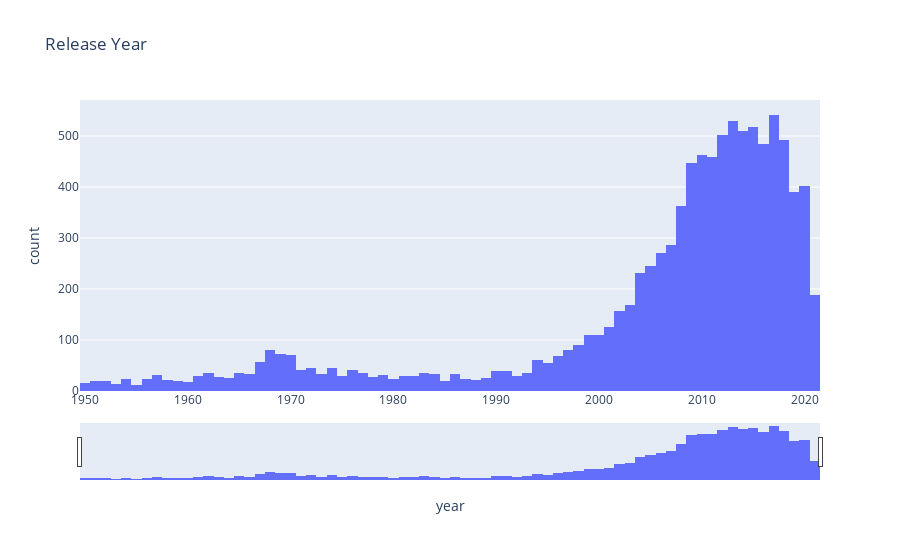

Write notebook code for a chart like this one.
### Markdown cell above
### Hist Plot Drama Releases Per Decade


  As one can see from the graph above, there is a big jump in the number of Drama movies released
after the 2000s.

   That can be explained by the fact that the data was manipulated and some famous productions 
were taken out.

   Additionally, in recent decades there were possibly more incentives and resources for independent 
filmmakers to come up with their film productions. That injected thousands of movie productions 
per year, in the industry.

   The advance of technology had a lot to do with that: people's own mobile phones became cameras, 
making it a lot more accessible for anyone to come up with a movie.

   The graph below also explains the analysis.

### Code cell
#interactive slides that shows number of movies release by year
# developing a histogram in plotly express
fig = px.histogram(data_frame = drama_movies,    # dataset
                   x          = "year",         # variable to visualize
                   title      = "Release Year") # title for the visual


# creating bins to simplify the data
counts, bins = np.histogram(movies.year, bins=range(0, 60, 5))
bins = 0.5 * (bins[:-1] + bins[1:])


# adding a slider
fig.update_xaxes(rangeslider_visible=True)


# displaying the plot
fig.show()

### Figure 1 — Plotly figure (JSON) as saved in the notebook; plotly's stock layout.template omitted (floating-point values rounded to 4 significant figures; data arrays with more than 128 entries replaced by an {"elided": "..."} marker saying what was removed)
{"data": [{"alignmentgroup": "True", "bingroup": "x", "hovertemplate": "year=%{x}<br>count=%{y}<extra></extra>", "legendgroup": "", "marker": {"color": "#636efa"}, "name": "", "offsetgroup": "", "orientation": "v", "showlegend": false, "type": "histogram", "x": {"elided": "9788 int values"}, "xaxis": "x", "yaxis": "y"}], "layout": {"barmode": "relative", "legend": {"tracegroupgap": 0}, "title": {"text": "Release Year"}, "xaxis": {"anchor": "y", "domain": [0, 1], "rangeslider": {"visible": true}, "title": {"text": "year"}}, "yaxis": {"anchor": "x", "domain": [0, 1], "title": {"text": "count"}}}}
